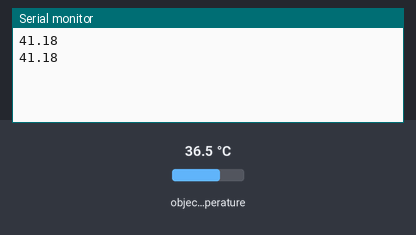
Simulated run of this sketch. Board: Arduino Uno, built with avr-gcc and run on an emulated ATmega328P. Shown: the last lines printed to the serial monitor. Inputs (shaded band) come from the test bench; at power-on: object temperature 36.5 °C.

Above: at 1.8 s.
1.9 s: object temperature set to 20 °C
At 2.8 s:
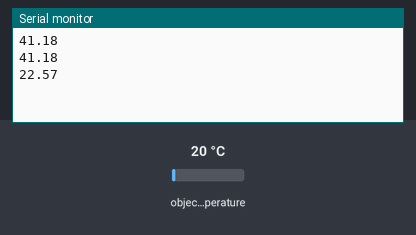
3.4 s: object temperature set to 26 °C
At 4.8 s:
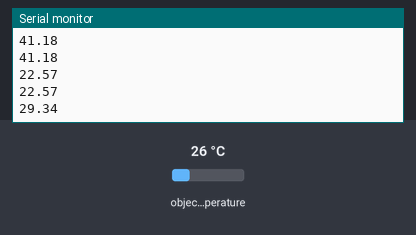
Timing chart, 0 to 6.4 s (numbered marks = the images above; inputs shaded):
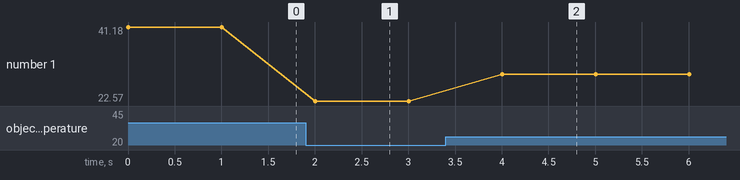

Measured:
- after the input at 1.9 s, the serial monitor: prints a new line after 0.10 s (image 1)
- after the input at 3.4 s, the serial monitor: prints a new line after 0.61 s (image 2)
- plotted number 1: 41.18 → 22.57 after the input at 1.9 s, 22.57 → 29.34 after the input at 3.4 s

The sketch:

project_sensor_suhu.ino
```cpp
//SDA:A4, SCL:A5
#include <Wire.h>
#include <Adafruit_MLX90614.h>
Adafruit_MLX90614 mlx = Adafruit_MLX90614();

double temp_obj; //pakai koma gunakan 'double'

void setup()
{
  Serial.begin(115200);
  //Initialize MLX90614
  mlx.begin();
}

void loop()
{
  //Reading room temperature and object temp
  temp_obj = mlx.readObjectTempC()*1.128; //*1.128 (UNTUK PENGALI KALIBRASI)

   //Serial Monitor
  Serial.println(temp_obj);
  delay(1000); //rubah delay disini
}
```
